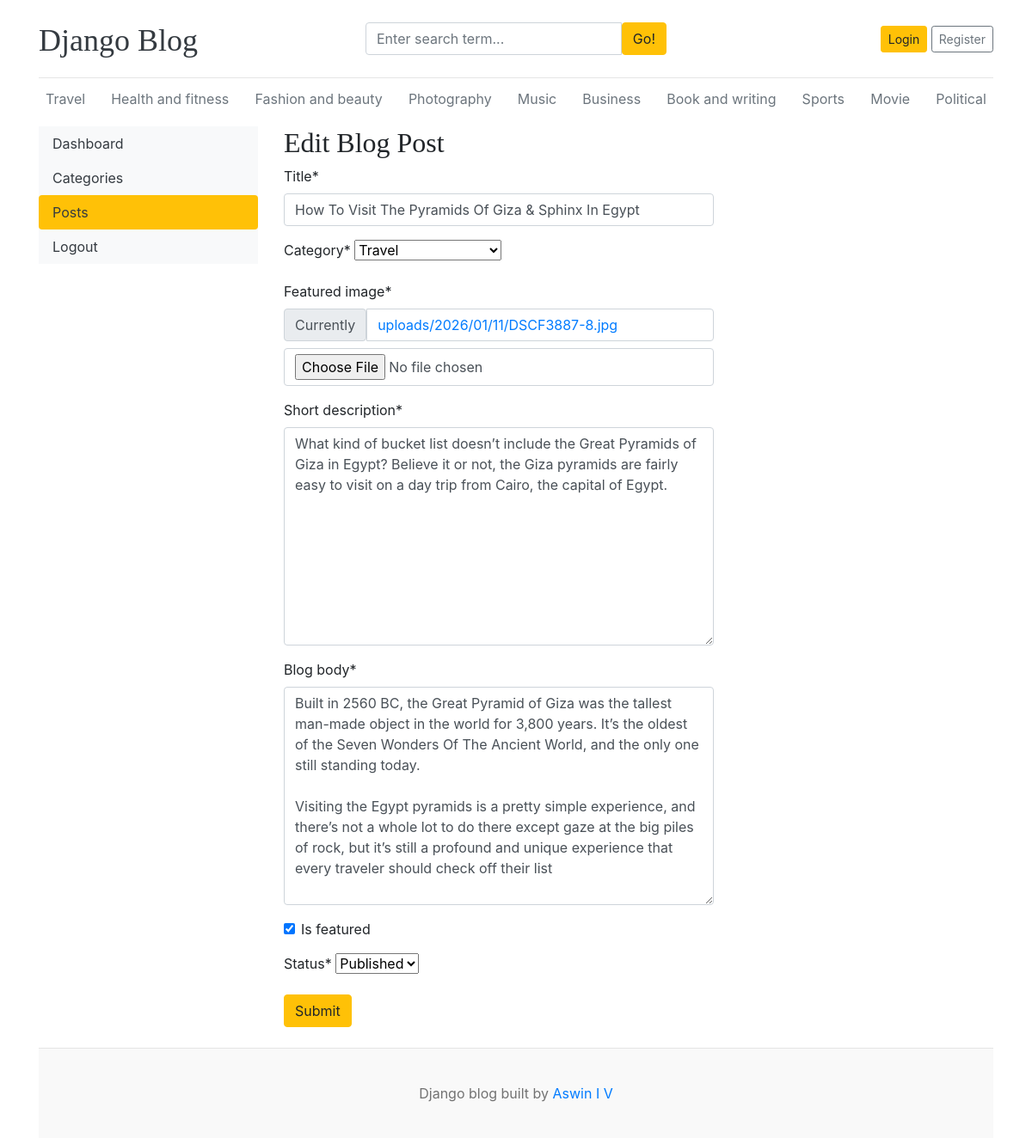
Page /dashboard/posts/edit/1/ on the committed database.
### blogs/models.py (models this page shows, shortened)
class Category(models.Model):
    category_name = models.CharField(max_length=50,unique=True)
    created_at = models.DateTimeField(auto_now_add=True)
    updated_at = models.DateTimeField(auto_now=True)
    class Meta:
        verbose_name_plural = 'categories'
    def __str__(self):
        return self.category_name

class Blog(models.Model):
    title = models.CharField(max_length=100)
    slug = models.SlugField(max_length=150,unique=True,blank=True)
    category = models.ForeignKey(Category,on_delete=models.CASCADE)
    author =  models.ForeignKey(User,on_delete=models.CASCADE)
    featured_image = models.ImageField(upload_to='uploads/%Y/%m/%d')
    short_description = models.TextField(max_length=500)
    blog_body = models.TextField(max_length=2000)
    status = models.CharField(max_length=20,choices=STATUS_CHOICES,default=0)
    is_featured = models.BooleanField(default=False)
    created_at = models.DateTimeField(auto_now_add=True)
    updated_at = models.DateTimeField(auto_now=True)

### dashboards/views.py (the view, shortened to what this page needs)
# urls.py: path('posts/edit/<int:pk>/',views.edit_post,name='edit_post'),
def edit_post(request,pk):
    post = get_object_or_404(Blog,pk=pk)
    form = BlogForm(instance=post)
    context = {
        'form': form,
        'post' :post,
    }
    return render(request,'dashboard/edit_post.html',context)

### dashboards/forms.py
class BlogForm(forms.ModelForm):
     class Meta:
          model = Blog
          fields = ('title','category','featured_image','short_description','blog_body','is_featured','status')

### blogs/context_processors.py (called while the page is built)
def get_categories(request):
    categories = Category.objects.all()
    return dict(categories=categories)

def get_social_links(request):
    social_links = SocialLink.objects.all()
    return dict(social_links=social_links)

### templates/dashboard/edit_post.html (shortened to what this page needs)
{% extends "base.html" %}
{% block content %}
{% load crispy_forms_tags %}
<div class="row">
   {% include 'dashboard/sidebar.html' %}
     <div class="col-md-9">
        <h2>Edit Blog Post</h2>
        <form action="{% url 'edit_post' post.id %}" method="post" style="width: 500px;" enctype="multipart/form-data">
            {{form | crispy}}
            <button type="submit" class="btn btn-warning">Submit</button>
        </form>
        <br>
     </div>
</div>
{%endblock%}

### templates/base.html (shortened to what this page needs)
{% load static %}
<!DOCTYPE html>
<html lang="en">
<head>
    <link href="https://getbootstrap.com/docs/4.0/dist/css/bootstrap.min.css" rel="stylesheet">
    <link href="{% static 'css/blog.css' %}" rel="stylesheet">
    <link rel="stylesheet" href="https://cdnjs.cloudflare.com/ajax/libs/font-awesome/4.7.0/css/font-awesome.min.css">
  </head>
<body>
    <div class="container">
      <header class="blog-header py-3">
        <div class="row flex-nowrap justify-content-between align-items-center">
          <div class="col-4 pt-1">
            <a class="blog-header-logo text-dark" href="/">Django Blog</a>
          </div>
          <div class="col-4">
           <form action="{% url 'search' %}" method="get">
             <div class="input-group">
                  <input class="form-control" type="text" name="keyword" value="{{keyword}}" placeholder="Enter search term..." aria-label="Enter search term..." aria-describedby="button-search" />
                  <button type="submit" class="btn btn-warning" id="button-search" type="button">Go!</button>
              </div>
           </form>
          </div>
          <div class="col-4 d-flex justify-content-end align-items-center">
            {% if not user.is_authenticated %}
            <a class="btn btn-sm btn-warning" href="{% url 'login' %}">Login</a> &nbsp;
            <a class="btn btn-sm btn-outline-secondary" href="{% url 'register' %}">Register</a>
            {% else %}
             <span><a href="{% url 'dashboard' %}">Dashboard</a></span>
            &emsp;
            <span><a href="{% url 'logout' %}"> Logout</a></span>
            {% endif %}
          </div>
        </div>
      </header>
      <div class="nav-scroller py-1 mb-2">
        <nav class="nav d-flex justify-content-between">
          {% for cat in categories %}
          <a class="p-2 text-muted" href="{% url 'posts_by_category' cat.id %}">{{ cat.category_name }}</a>
          {% endfor %}
        </nav>
      </div>
{% block content %}
{% endblock %}
       <footer class="blog-footer">
  <p>Django blog built  by <a href="#">Aswin I V</a></p>
</footer>
</body>
</html>

### blog_main/static/css/blog.css (style rules this page uses)
.blog-header { border-bottom: 1px solid #e5e5e5; }
.blog-header-logo { font-family: "Playfair Display", Georgia, "Times New Roman", serif; font-size: 2.25rem; }
h1, h2, h3, h4, h5, h6 { font-family: "Playfair Display", Georgia, "Times New Roman", serif; }
.blog-footer { padding: 2.5rem 0; color: #727272; text-align: center; background-color: #f9f9f9; border-top: .05rem solid #e5e5e5; }
.blog-footer p:last-child { margin-bottom: 0; }

### rows in the picture
Category: category_name "Travel"
Category: category_name "Health and fitness"
Category: category_name "Fashion and beauty"
Category: category_name "Photography"
Category: category_name "Music"
Category: category_name "Business"
Category: category_name "Book and writing"
Category: category_name "Sports"
Category: category_name "Movie"
Category: category_name "Political"
Blog: title "How To Visit The Pyramids Of Giza & Sphinx In Egypt", category "Travel", short_description "What kind of bucket list doesn’t include the Great Pyramids of Giza in Egypt? Believe it or not, the Giza pyramids are fairly easy to visit on a day trip from Cairo, the capital of Egypt.", blog_body "Built in 2560 BC, the Great Pyramid of Giza was the tallest man-made object in the world for 3,800 years. It’s the oldest of the Seven Wonders Of The Ancient World, and the only one still standing today. Visiting the Egypt pyramids is a pretty simple experience, and there’s not a whole lot to do there except gaze at the big piles of rock, but it’s still a profound and unique experience that every traveler should check off their list", is_featured "☑", status "Published"
